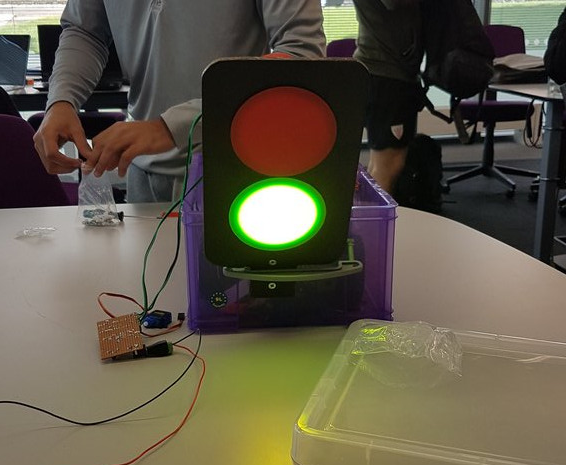
//> input picture sessions 6&7/stop light/green_light.jpg, 566 x 465 px
$ ./lights green_light.jpg   (built with g++ and OpenCV 4)
//> lines starting //> are read from the running program, lines starting //| are printed output that depends on the picture; after the words box and inside, x2 and y2 are one past the last pixel; in counts of white or black regions, pixels touching at a corner belong together
#include "opencv2/core.hpp"
#include "opencv2/imgproc.hpp"
#include "opencv2/highgui.hpp"
#include "opencv2/videoio.hpp"

#include <sys/types.h>
#include <dirent.h>
#include <errno.h>
#include <vector>
#include <string>
#include <iostream>


using namespace cv;
using namespace std;


Mat get_img(Mat img, int hue);

int numPixels(Mat img,int low_hue,int high_hue,int low_sat,int high_sat,int low_val,int high_val);


Mat transformPerspective(std::vector<Point> boundingContour, Mat frame, int x_size, int y_size);
Point findContourCentre(std::vector<cv::Point> contour);
float compareImages(Mat cameraImage, Mat librarySymbol);

void drawText(Mat & image, String text);

int main(int argc, char** argv )
{
    if ( argc != 2 )
    {
        printf("usage: DisplayImage.out <Image_Path>\n");
        return -1;
    }
    Mat image;
    image = imread( argv[1], 1 );
//> image is the input picture: 465 rows x 566 cols, CV_8UC3; mean B, G, R 71.3, 88.1, 95
    if ( !image.data )
    {
        printf("No image data \n");
        return -1;
    }

    Mat green_light =  get_img(image , 60);
    Mat red_light = get_img(image, 170);

    int green_bright = numPixels(green_light, 0, 180, 0, 255, 200, 255);
    int red_bright = numPixels(red_light, 0, 180, 0, 255, 200, 255);

    if (green_bright > red_bright)
    {
        drawText(image,"GREEN");
    }else if (green_bright < red_bright)
    {
        drawText(image,"RED");
    }else
    {
        drawText(image,"NEITHER");
    }

    imshow("Display Image", image);

    imshow("green Image", green_light);
    imshow("red Image", red_light);

    waitKey(0);
    return 0;
}


Mat get_img(Mat img, int hue )
{
//> called with hue = 60

    cv::Size img_sz = img.size();
//> img_sz = Size(566, 465)
    int imageWidth = img_sz.width;
//> imageWidth = 566
    int imageHeight = img_sz.height;
//> imageHeight = 465

    //printf("@get_image: image: height: %d\t width: %d\n",imageWidth,imageHeight);

    int upper_hue = (hue - 20), lower_hue = (hue + 20);

    Mat imgHSV;       // Convert the frame to HSV and apply the limits
    cvtColor(img, imgHSV, COLOR_BGR2HSV);
//> imgHSV: 465 rows x 566 cols, CV_8UC3; mean H, S, V 45.5, 81.1, 98.5
    inRange(imgHSV, Scalar(upper_hue, 130, 90), Scalar(lower_hue, 255, 255), imgHSV);
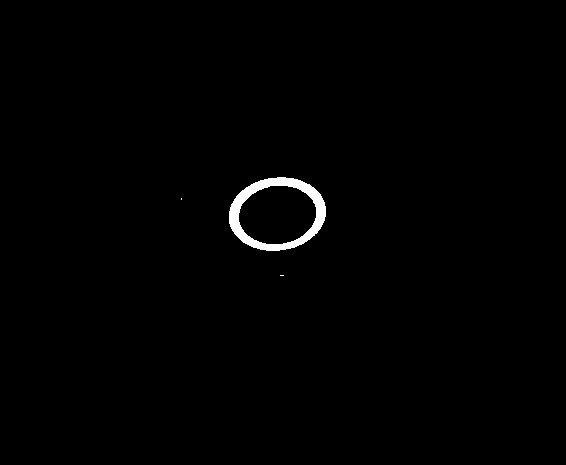
//> imgHSV: 465 rows x 566 cols, CV_8UC1; 0.8% white; 3 white regions (2 under 20 px), largest, box (x1, y1, x2, y2) and area: (229, 177, 326, 251) 2100

    //imshow("green cam",imgHSV);

    Mat imgSmooth;

    Mat kernel=cv::getStructuringElement(MORPH_ELLIPSE,Size(5,5));
    cv::morphologyEx(imgHSV,imgSmooth,MORPH_CLOSE,kernel);
//> imgSmooth: 465 rows x 566 cols, CV_8UC1; 0.8% white; 3 white regions (2 under 20 px)

    //imshow("smooth cam",imgSmooth);

    std::vector<std::vector<cv::Point>>contours;// Variable for list of contours
    std::vector<Vec4i>hierarchy;// Variable for image topology data
    cv::findContours(imgSmooth,contours,hierarchy,RETR_EXTERNAL,CHAIN_APPROX_SIMPLE,Point(0,0));// Calculate the contours and store them
//> contours = 3 contours, 2 with area under 20; largest, box (x1, y1, x2, y2) and area: (229, 177, 326, 251) 5496

    if (contours.size() < 1){
        Mat symb = Mat::zeros(240, 320, CV_8UC3);
        return symb;
    }


    for(int i =0;i < contours.size();i++)// Loop through the contours
    {
        drawContours(img,contours,i,Scalar(0,0,255),2,LINE_8,noArray(),0,Point());// Draw each in red
    }
//> this loop made 3 passes
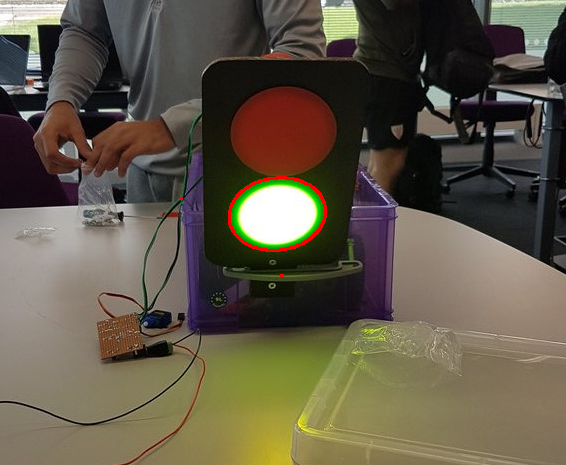
//> img: 465 rows x 566 cols, CV_8UC3; 0.36% of pixels changed, all inside (x1, y1, x2, y2) = (180, 176, 327, 277)

    int max_area =0, max_index = 0,area =0;


    for(int i =0;i <contours.size();i++)// Loop through the contours
    {
        area = contourArea(contours[i]);
        if (area > max_area){
            max_area = area;
            max_index = i;
        }
    }
//> this loop made 3 passes
//> (area, max_area) on pass 3: (5496, 5496)
//> after the loop, max_area = 5496; max_index = 2

    Rect boundRect;

    boundRect = boundingRect( contours[max_index] );
//> boundRect = Rect(229, 177, 97, 74)


    Mat image_roi = img(boundRect);
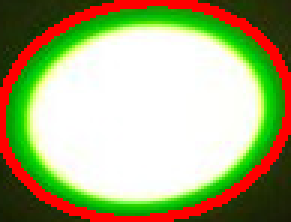
//> image_roi: 74 rows x 97 cols, CV_8UC3 (shown 3 times larger); mean B, G, R 124.5, 173.7, 168.5
//> in get_img (call 2), `cvtColor(img, imgHSV, COLOR_BGR2HSV);`: imgHSV: 465 rows x 566 cols, CV_8UC3; mean H, S, V 45.3, 81.2, 99
//> in get_img (call 2), `inRange(imgHSV, Scalar(upper_hue, 130, 90), Scalar(lower_hue, 255, 255..`: imgHSV: 465 rows x 566 cols, CV_8UC1; every value is 0
//> in get_img (call 2), `cv::findContours(imgSmooth,contours,hierarchy,RETR_EXTERNAL,CHAIN_APPR..`: contours = 0 contours
//> in main, `Mat red_light = get_img(image, 170);`: red_light: 240 rows x 320 cols, CV_8UC3; every value is 0


    return image_roi;

}

// [116 lines left out: functions transformPerspective, findContourCentre, compareImages, not called in this run]

int numPixels(Mat img,int low_hue,int high_hue,int low_sat,int high_sat,int low_val,int high_val)
{
//> called with low_hue = 0, high_hue = 180, low_sat = 0, high_sat = 255, low_val = 200, high_val = 255

    Mat frameHSV;       // Convert the frame to HSV and apply the limits
    cvtColor(img, frameHSV, COLOR_BGR2HSV);
//> frameHSV: 74 rows x 97 cols, CV_8UC3; mean H, S, V 35.1, 124.8, 204.6
    inRange(frameHSV, Scalar(low_hue, low_sat, low_val), Scalar(high_hue, high_sat, high_val), frameHSV);
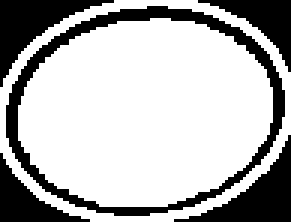
//> frameHSV: 74 rows x 97 cols, CV_8UC1 (shown 3 times larger); 70.8% white; 5 black regions, box (x1, y1, x2, y2) and area: (2, 2, 95, 72) 828, (58, 45, 97, 74) 384, (0, 0, 38, 29) 375, (66, 0, 97, 24) 260, (0, 51, 30, 74) 250

    int pixels = 0;

    pixels = countNonZero(frameHSV);
//> pixels = 5081
//> in numPixels (call 2), `inRange(frameHSV, Scalar(low_hue, low_sat, low_val), Scalar(high_hue, ..`: frameHSV: 240 rows x 320 cols, CV_8UC1; every value is 0
//> in main, `int red_bright = numPixels(red_light, 0, 180, 0, 255, 200, 255);`: red_bright = 0

    return pixels;

}

void drawText(Mat & image, String text)
{
//> called with text = "GREEN"
    putText(image, text,
            Point(20, 50),
            FONT_HERSHEY_COMPLEX, 1, // font face and scale
            Scalar(0, 0, 0), // white
            1, LINE_AA); // line thickness and type
    putText(image, text,
            Point(20, 100),
            FONT_HERSHEY_COMPLEX, 1, // font face and scale
            Scalar(255, 255, 255), // white
            1, LINE_AA); // line thickness and type
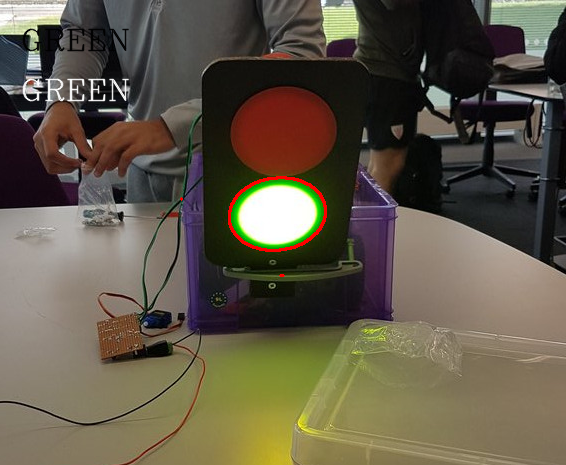
//> image: 465 rows x 566 cols, CV_8UC3; mean B, G, R 71.5, 88, 96.1
}
